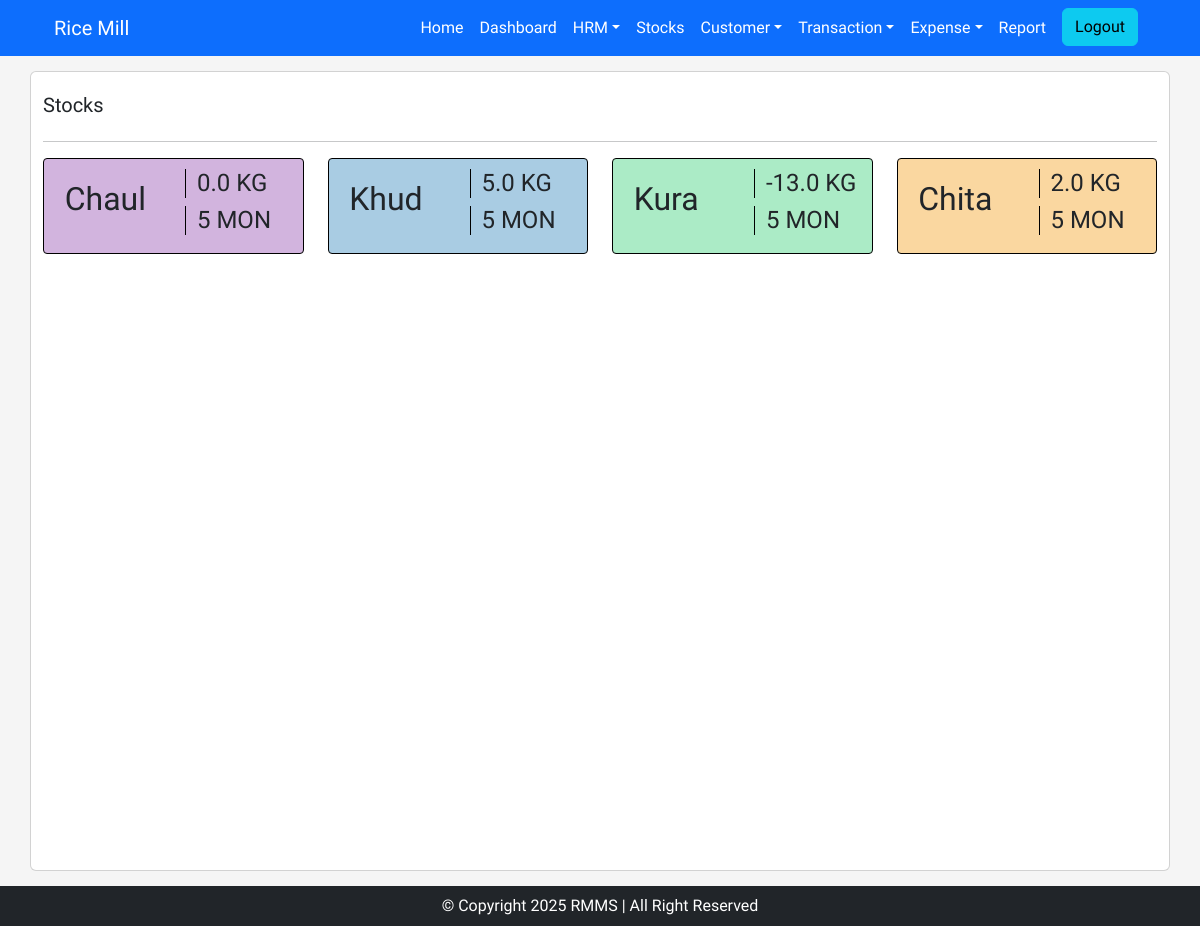
The page /stocks/ (signed in) on the database as committed earlier.
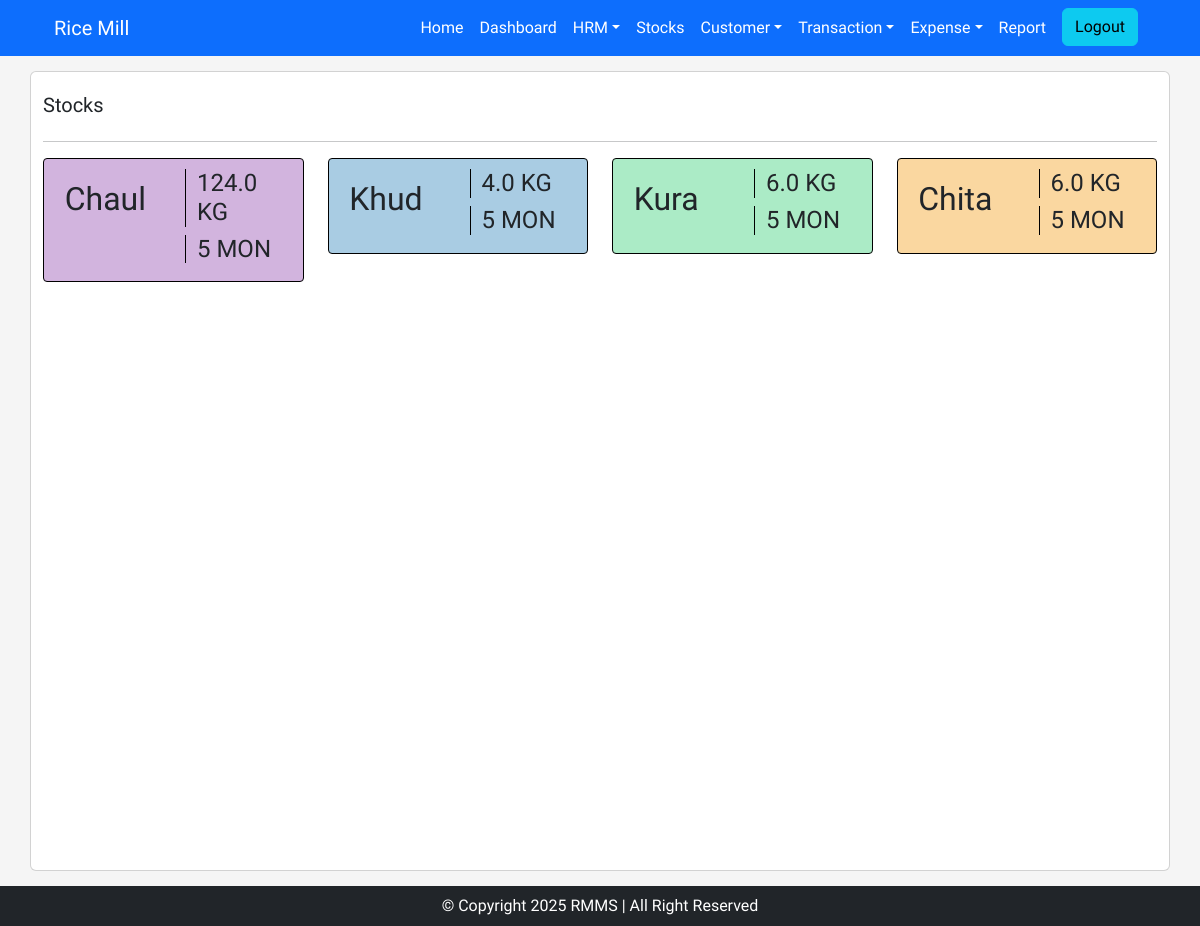
The same page on the database as committed later.
### rice_mill/models.py (models this page shows)
class Stocks(models.Model):
    chaul_qty = models.FloatField(blank=True, null=True)
    khud_qty = models.FloatField(blank=True, null=True)
    kura_qty = models.FloatField(blank=True, null=True)
    chita_qty = models.FloatField(blank=True, null=True)

### rice_mill/views.py (the view)
# urls.py: path('stocks/', stock_index_view, name='stocks'),
@login_required(login_url='login')
def stock_index_view(request):
    obj_list = Stocks.objects.first()
    print("STocks", obj_list)
    context = {
        'obj_list': obj_list
    }
    return render(request, 'pages/stocks.html', context)

### rice_mill/templates/pages/stocks.html (shortened to what this page needs)
{% extends "base.html" %}
{% load static %}
{% block content %}
<div class="container base-container card" style="background-color: white; min-height: 100vh;">
    <div class="row mt-3">
        <div class="col-md-6">
            <div class="title-text">
                <h5>Stocks</h5>
            </div>
        </div>
    </div>
    <hr>
    <div class="row">
        <div class="col-md-3">
            <div class="card-item" style="background-color: #d2b4de;">
                <div class="row">
                    <div class="col-md-6">
                        <div class="item-left">
                            <h2>Chaul</h2>
                        </div>
                    </div>
                    <div class="col-md-6">
                        <div class="item-right">
                            <h4>{{obj_list.chaul_qty}} KG</h4>
                            <h4>5 MON</h4>
                        </div>
                    </div>
                </div>
            </div>
        </div>
        <div class="col-md-3">
            <div class="card-item" style="background-color: #a9cce3;">
                <div class="row">
                    <div class="col-md-6">
                        <div class="item-left">
                            <h2>Khud</h2>
                        </div>
                    </div>
                    <div class="col-md-6">
                        <div class="item-right">
                            <h4>{{obj_list.khud_qty}} KG</h4>
                            <h4>5 MON</h4>
                        </div>
                    </div>
                </div>
            </div>
        </div>
        <div class="col-md-3">
            <div class="card-item" style="background-color: #abebc6;">
                <div class="row">
                    <div class="col-md-6">
                        <div class="item-left">
                            <h2>Kura</h2>
                        </div>
                    </div>
                    <div class="col-md-6">
                        <div class="item-right">
                            <h4>{{obj_list.kura_qty}} KG</h4>
                            <h4>5 MON</h4>
                        </div>
                    </div>
                </div>
            </div>
        </div>
        <div class="col-md-3">
            <div class="card-item" style="background-color: #fad7a0;">
                <div class="row">
                    <div class="col-md-6">
                        <div class="item-left">
                            <h2>Chita</h2>
                        </div>
                    </div>
                    <div class="col-md-6">
                        <div class="item-right">
                            <h4>{{obj_list.chita_qty}} KG</h4>
                            <h4>5 MON</h4>
                        </div>
                    </div>
                </div>
            </div>
        </div>
    </div>
</div>
{% endblock %}

### rice_mill/templates/base.html (shortened to what this page needs)
{% load static %}
<!DOCTYPE html>
<html lang="en">
<head>
    <link rel="stylesheet" href="{% static 'css/styles.css' %}">
    <link rel="stylesheet" href="https://cdnjs.cloudflare.com/ajax/libs/font-awesome/6.6.0/css/all.min.css" />
    <link href="https://cdn.jsdelivr.net/npm/bootstrap@5.3.3/dist/css/bootstrap.min.css" rel="stylesheet">
</head>
<body style="background-color: #f5f5f5;">
    <div class="container-fluid bg-primary">
        <div class="container">
            <div class="row">
                <div class="col-md-12">
                    <nav class="navbar navbar-expand-lg " data-bs-theme="dark">
                        <div class="container-fluid">
                          <a class="navbar-brand" href="#">Rice Mill</a>
                          <div class="collapse navbar-collapse" id="navbarColor01">
                            <ul class="navbar-nav ms-auto">
                              <li class="nav-item">
                                <a class="nav-link" style="color: white !important;" href="{% url 'home_page' %}">Home</a>
                              </li>
                              <li class="nav-item">
                                <a class="nav-link" style="color: white !important;" href="#">Dashboard</a>
                              </li>
                              <li class="nav-item dropdown">
                                <a class="nav-link dropdown-toggle" style="color: white !important;" data-bs-toggle="dropdown" href="#" role="button" aria-haspopup="true" aria-expanded="false">HRM</a>
                              </li>
                              <li class="nav-item">
                                <a class="nav-link" style="color: white !important;" href="{% url 'stocks' %}">Stocks</a>
                              </li>
                              <li class="nav-item dropdown">
                                <a class="nav-link dropdown-toggle" style="color: white !important;" data-bs-toggle="dropdown" href="#" role="button" aria-haspopup="true" aria-expanded="false">Customer</a>
                              </li>
                              <li class="nav-item dropdown">
                                <a class="nav-link dropdown-toggle" style="color: white !important;" data-bs-toggle="dropdown" href="#" role="button" aria-haspopup="true" aria-expanded="false">Transaction</a>
                              </li>
                              <li class="nav-item dropdown">
                                <a class="nav-link dropdown-toggle" style="color: white !important;" data-bs-toggle="dropdown" href="#" role="button" aria-haspopup="true" aria-expanded="false">Expense</a>
                              </li>
                              <li class="nav-item">
                                <a class="nav-link" style="color: white !important;" href="#">Report</a>
                              </li>
                              <li class="nav-item">
                                <a class="btn btn-info mx-2" href="{% url 'logout' %}">Logout</a>
                              </li>
                            </ul>
                          </div>
                        </div>
                    </nav>
                </div>
            </div>
        </div>
    </div>
    <div style="min-height: 100vh;">
      {% block content %}
      {% endblock %}
    </div>
     <div class="container-fluid bg-dark">
          <div class="container">
            <div class="row">
              <div class="col-md-12">
                <div class="footer text-center p-2">
                  <span id="year" style="color: white;"></span>
                </div>
              </div>
            </div>
          </div>
     </div>
</body>
</html>

### rice_mill/static/css/styles.css (style rules this page uses)
* { font-family: "News Cycle", sans-serif; margin: 0; padding: 0; }
.base-container { padding: 5px 20px; margin-top: 15px; margin-bottom: 15px; border-radius: 5px; }
.container.base-container.card { min-height: 100vh; }
.card-item { border: 1px solid black; padding: 10px; border-radius: 4px; transition: .5s; }
.item-left h2 { padding-top: 10%; padding-left: 10%; }
.item-right h4 { border-left: 1px solid black; padding-left: 10%; }

Rows that differ between the two databases and show on the page:
changed Stocks: chaul_qty "0.0" → "124.0"; khud_qty "5.0" → "4.0"; kura_qty "-13.0" → "6.0"; chita_qty "2.0" → "6.0"
